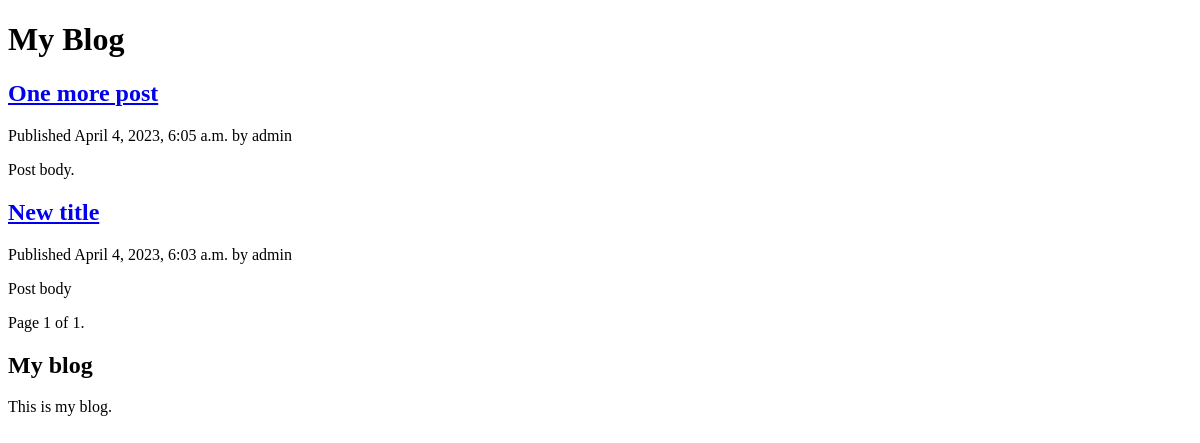
/blog/, run on an earlier commit of the app's database.
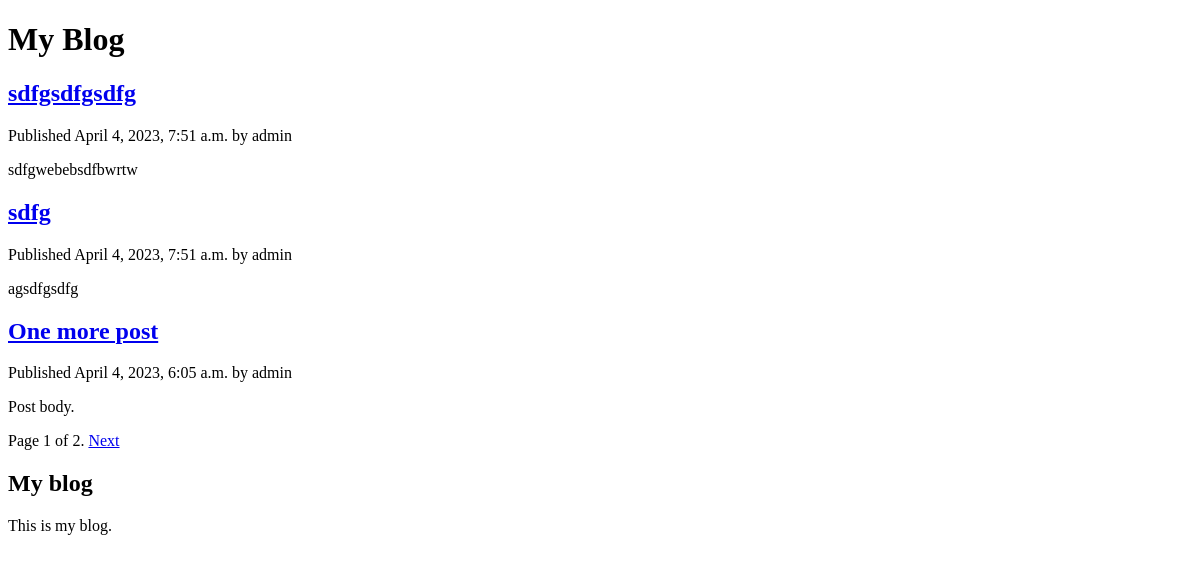
And on a later commit of the database.
### blog/models.py (models this page shows, shortened)
class Post(models.Model):
    STATUS_CHOICES = (
        ('draft', 'Draft'),
        ('published', 'Published')
    )
    title = models.CharField(max_length=250)
    slug = models.SlugField(max_length=250,
                            unique_for_date='publish')
    author = models.ForeignKey(User, on_delete=models.CASCADE,
                               related_name='blog_posts')
    body = models.TextField()
    publish = models.DateTimeField(default=timezone.now)
    created = models.DateTimeField(auto_now_add=True)
    updated = models.DateTimeField(auto_now=True)
    status = models.CharField(max_length=10, choices=STATUS_CHOICES,
                              default='draft')
    objects = models.Manager()  # Менеджер по умолчанию.
    published = PublishedManager()  # Наш новый менеджер.
    class Meta:
        ordering = ('-publish',)
    def get_absolute_url(self):
        return reverse('blog:post_detail', args=[
            self.publish.year,
            self.publish.month,
            self.publish.day,
            self.slug
        ])

### blog/views.py (the view)
# urls.py: path('', views.post_list, name='post_list'),
def post_list(request):
    object_list = Post.published.all()
    paginator = Paginator(object_list, 3)
    page = request.GET.get('page')
    try:
        posts = paginator.page(page)
    except PageNotAnInteger:
        posts = paginator.page(1)
    except EmptyPage:
        posts = paginator.page(paginator.num_pages)
    return render(request, 'blog/post/list.html', {'posts': posts,
                                                    'page': page})

### blog/models.py (called while the page is built)
    def get_queryset(self):
        return super().get_queryset().filter(status='published')

### blog/templates/blog/post/list.html (shortened to what this page needs)
{% extends "blog/base.html" %}
{% block content %}
     <h1>My Blog</h1>
     {% for post in posts %}
     <h2>
        <a href="{{ post.get_absolute_url }}">{{ post.title }}</a>
     </h2>
     <p class="date">Published {{ post.publish }} by {{ post.author }}</p>
     {{ post.body|truncatewords:30|linebreaks }}
     {% endfor %}
    {% include "blog/pagination.html" with page=posts %}
{% endblock %}

### blog/templates/blog/base.html (shortened to what this page needs)
{% load static %}
<!DOCTYPE html>
<html>
<head>
 <link href="{% static "css/blog.css" %}" rel="stylesheet">
</head>
<body>
<div id="content">
    {% block content %}{% endblock %}
 </div>
 <div id="sidebar">
 <h2>My blog</h2>
 <p>This is my blog.</p>
 </div>
</body>
</html>

### blog/templates/blog/pagination.html (shortened to what this page needs)
<div class="pagination">
 <span class="step-links">
 <span class="current">
 Page {{ page.number }} of {{ page.paginator.num_pages }}.
 </span>
 {% if page.has_next %}
 <a href="?page={{ page.next_page_number }}">Next</a>
 {% endif %}
 </span>
</div>

What changed in the data, as far as the page shows it:
no longer on this page (row unchanged): Post: title "New title", publish "April 4, 2023, 6:03 a.m.", author "admin", body "Post body"
added Post: title "sdfgsdfgsdfg", publish "April 4, 2023, 7:51 a.m.", author "admin", body "sdfgwebebsdfbwrtw"
added Post: title "sdfg", publish "April 4, 2023, 7:51 a.m.", author "admin", body "agsdfgsdfg"
Also different on the page:
{{ page.paginator.num_pages }}: "1" → "2"
text now shown: "Next"
